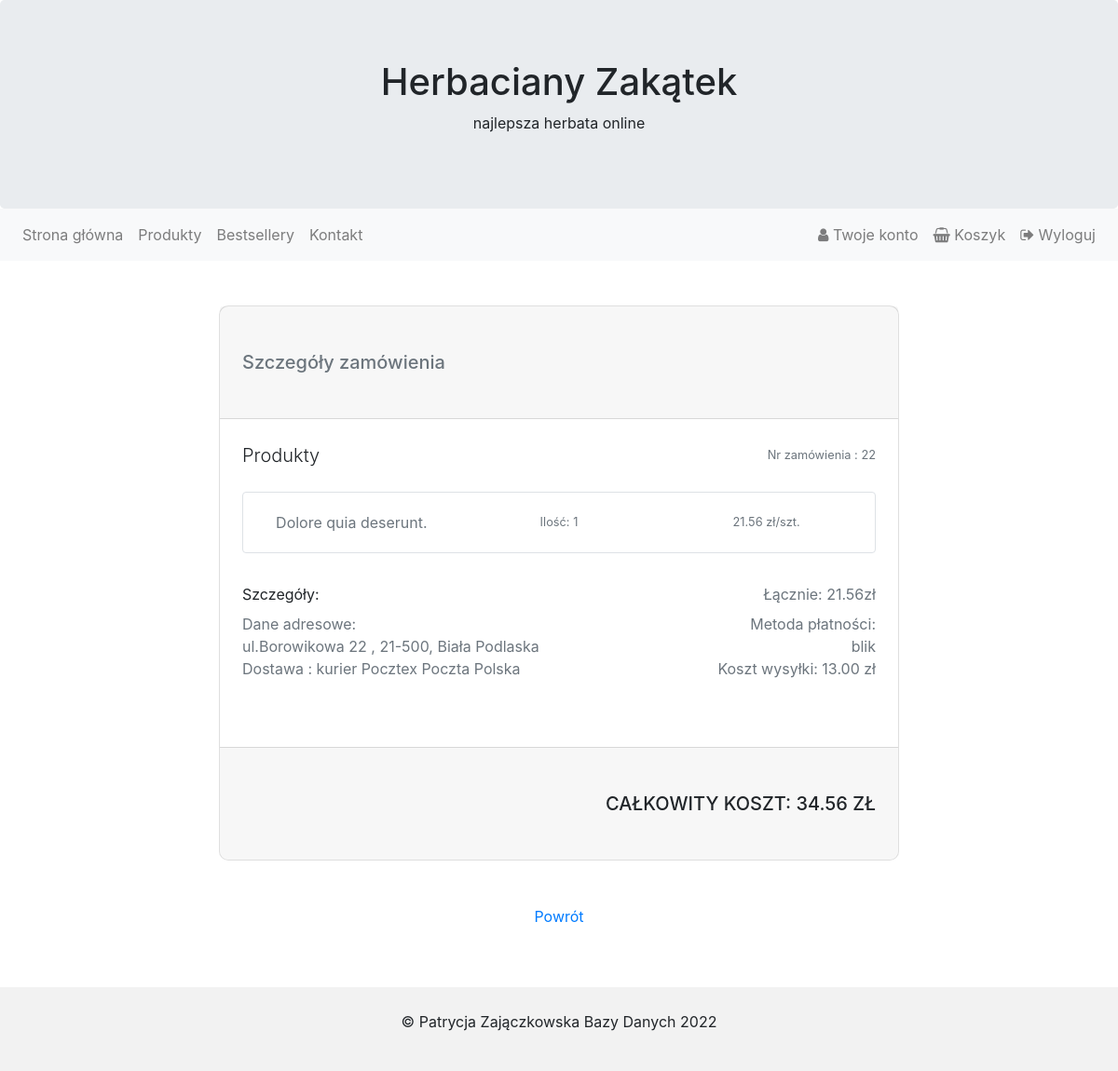
Page /teashop/user/orders/order_details.php?oid=22 (signed in) on the committed database.
### tables this page shows
CREATE TABLE `zamowienia` (
  `idzamowienie` int(11) NOT NULL,
  `data_zam` datetime NOT NULL,
  `iduzytkownik` int(11) NOT NULL,
  `idstatus` int(11) NOT NULL,
  `iddostawa` int(11) NOT NULL,
  `idplatnosc` int(11) NOT NULL,
  `wartosc_calkowita` decimal(6,2) NOT NULL,
  `adres_kod` varchar(8) NOT NULL,
  `adres_miasto` varchar(30) NOT NULL,
  `adres_ulica` varchar(30) NOT NULL,
  `adres_nr` varchar(5) NOT NULL,
  `adres_lokal` varchar(20) DEFAULT NULL
);

CREATE TABLE `zamowienia_produkty` (
  `idzamowienie` int(11) NOT NULL,
  `idprodukt` int(11) NOT NULL,
  `cena_jednostkowa` decimal(6,2) NOT NULL,
  `ilosc` int(1) NOT NULL
);

CREATE TABLE `produkty` (
  `idprodukt` int(11) NOT NULL,
  `nazwa` varchar(40) NOT NULL,
  `opis` varchar(1000) DEFAULT NULL,
  `cena` decimal(6,2) NOT NULL,
  `na_stanie` int(11) NOT NULL,
  `czy_dostepny` tinyint(1) NOT NULL DEFAULT 1
);

CREATE TABLE `dostawy` (
  `iddostawa` int(11) NOT NULL,
  `nazwa` varchar(30) NOT NULL,
  `cena` decimal(6,2) NOT NULL,
  `szacowany_czas` int(2) DEFAULT NULL
);

CREATE TABLE `platnosci` (
  `idplatnosc` int(11) NOT NULL,
  `nazwa` varchar(30) NOT NULL,
  `czy_dostepny` tinyint(1) NOT NULL
);

### teashop/user/orders/order_details.php (the view, shortened to what this page needs)
<?php
    $pol = new mysqli("localhost", "root", "", "teashop");
    $zap = "SELECT z.idzamowienie, DATE_FORMAT(z.data_zam, '%d-%m-%Y') as 'data', s.nazwa as 'status', d.nazwa as 'dostawca', d.cena as 'dostawa_cena', p.nazwa as 'platnosc',
             z.wartosc_calkowita, z.adres_kod, z.adres_miasto, z.adres_ulica, concat(z.adres_nr, ' ',z.adres_lokal) as 'budynek' FROM (((dostawy d INNER JOIN zamowienia z ON z.iddostawa = d.iddostawa)
             INNER JOIN platnosci p ON z.idplatnosc = p.idplatnosc) INNER JOIN statusy s ON z.idstatus = s.idstatus) WHERE z.iduzytkownik = {$_SESSION["user"]}
             AND z.idzamowienie ={$_GET["oid"]}";
    $wynik = $pol->query($zap);
    $wiersz = $wynik->fetch_assoc();
    $adres1 = 'ul.' .$wiersz["adres_ulica"].' '.$wiersz["budynek"];
    $adres2 = $wiersz["adres_kod"].', '.$wiersz["adres_miasto"];
?>
<!DOCTYPE html>
<html lang="PL-pl">
<head>
  <link rel="stylesheet" href="https://stackpath.bootstrapcdn.com/bootstrap/4.5.0/css/bootstrap.min.css">
  <link href="https://maxcdn.bootstrapcdn.com/font-awesome/4.7.0/css/font-awesome.min.css" rel="stylesheet">
  </head>
<body>
<div class="jumbotron">
  <div class="container text-center">
    <h1>Herbaciany Zakątek</h1>
    <p>najlepsza herbata online</p>
  </div>
</div>
<nav class="navbar navbar-expand-lg navbar-light bg-light">
  <div class="collapse navbar-collapse" id="navbarSupportedContent">
    <ul class="navbar-nav mr-auto">
      <li class="nav-item">
        <a class="nav-link" href="../../index.html">Strona główna</a>
      </li>
      <li class="nav-item">
        <a class="nav-link" href="../../products/products.php">Produkty</a>
      </li>
      <li class="nav-item">
        <a class="nav-link" href="../../bestsellers/bestsellers.php">Bestsellery</a>
      </li>
      <li class="nav-item">
        <a class="nav-link" href="../../contact.html">Kontakt</a>
      </li>
    </ul>
    <form class="form-inline my-2 my-lg-0">
    <ul class="navbar-nav mr-auto">
      <li class="nav-item">
        <a class="nav-link" href="../login/login.php"><i class="fa fa-user"></i> Twoje konto</a>
      </li>
      <li class="nav-item">
        <a class="nav-link" href="../../cart/cart.php"><i class="fa fa-shopping-basket"></i> Koszyk</a>
      </li>
      <li class="nav-item">
        <a class="nav-link" href="../login/logout.php"><i class="fa fa-sign-out"></i> Wyloguj</a>
      </li>
    </form>
  </div>
</nav>
    <div class="container py-5 h-100">
    <div class="row d-flex justify-content-center align-items-center h-100">
      <div class="col-lg-10 col-xl-8">
        <div class="card" style="border-radius: 10px;">
          <div class="card-header px-4 py-5">
            <h5 class="text-muted mb-0">Szczegóły zamówienia</h5>
          </div>
          <div class="card-body p-4">
            <div class="d-flex justify-content-between align-items-center mb-4">
              <p class="lead fw-normal mb-0">Produkty</p>
              <p class="small text-muted mb-0">Nr zamówienia : <?php echo $wiersz["idzamowienie"]; ?></p>
            </div>
            <?php
                $zap = "SELECT zp.idprodukt, p.nazwa, zp.cena_jednostkowa, zp.ilosc FROM zamowienia_produkty zp INNER JOIN produkty p ON zp.idprodukt = p.idprodukt WHERE zp.idzamowienie = {$_GET["oid"]} ";
                $wynik = $pol->query($zap);
                if ($wynik->num_rows > 0)
                    while ($produkt = $wynik->fetch_assoc())
                        echo "
                            <div class='card shadow-0 border mb-4'>
                            <div class='card-body'>
                                <div class='row'>
                                <div class='col-md-4 text-center d-flex justify-content-center align-items-center'>
                                    <a href='../../products/product_site.php?pid={$produkt["idprodukt"]}' class='text-muted mb-0'>{$produkt["nazwa"]}</a>
                                </div>
                                <div class='col-md-4 text-center d-flex justify-content-center align-items-center'>
                                    <p class='text-muted mb-0 small'>Ilość: {$produkt["ilosc"]}</p>
                                </div>
                                <div class='col-md-4 text-center d-flex justify-content-center align-items-center'>
                                    <p class='text-muted mb-0 small'>{$produkt["cena_jednostkowa"]} zł/szt.</p>
                                </div>
                                </div>
                            </div>
                            </div>
                            ";
            ?>
            <div class="d-flex justify-content-between pt-2">
              <p class="fw-bold mb-0">Szczegóły:</p>
              <p class="text-muted mb-0"><span class="fw-bold me-4">Łącznie:</span> <?php echo number_format($wiersz["wartosc_calkowita"] - $wiersz["dostawa_cena"], 2); ?>zł</p>
            </div>
            <div class="d-flex justify-content-between pt-2">
              <p class="text-muted mb-0">Dane adresowe:</p>
              <p class="text-muted mb-0">Metoda płatności:</p>
            </div>
            <div class="d-flex justify-content-between">
              <p class="text-muted mb-0"><?php echo $adres1, ', ', $adres2; ?></p>
              <p class="text-muted mb-0"><?php echo $wiersz["platnosc"]; ?></p>
            </div>
            <div class="d-flex justify-content-between mb-5">
              <p class="text-muted mb-0">Dostawa : <?php echo $wiersz["dostawca"]; ?></p>
              <p class="text-muted mb-0"><span class="fw-bold me-4">Koszt wysyłki: </span><?php echo number_format($wiersz["dostawa_cena"], 2); ?> zł</p>
            </div>
          </div>
          <div class="card-footer border-1 px-4 py-5"
            style="border-bottom-left-radius: 10px; border-bottom-right-radius: 10px;">
            <h5 class="d-flex align-items-center justify-content-end text-uppercase mb-0">Całkowity koszt: <?php echo number_format($wiersz["wartosc_calkowita"], 2); ?> zł</h5>
          </div>
        </div>
      </div>
    </div>
  </div>
  <p class="text-center"><a href="../user.php">Powrót</a></p>
    <br/><br/>
<footer class="container-fluid text-center">
  <p>&copy Patrycja Zajączkowska Bazy Danych 2022 </p>
</footer>
</body>
</html>

### teashop/user/orders/order_details.php (style rules this page uses)
.jumbotron { margin-bottom: 0; }
footer { background-color: #f2f2f2; padding: 25px; }

### rows in the picture
zamowienia: idzamowienie "22", $wiersz['wartosc_calkowita']-$wiersz['dostawa_cena'] "21.56", adres2 "21-500, Biała Podlaska", idplatnosc.nazwa "blik", iddostawa.nazwa "kurier Pocztex Poczta Polska", iddostawa.cena "13.00", wartosc_calkowita "34.56"
zamowienia_produkty: idprodukt.nazwa "Dolore quia deserunt.", ilosc "1", cena_jednostkowa "21.56"

### other values in the picture
$adres1 "ul.Borowikowa 22"
